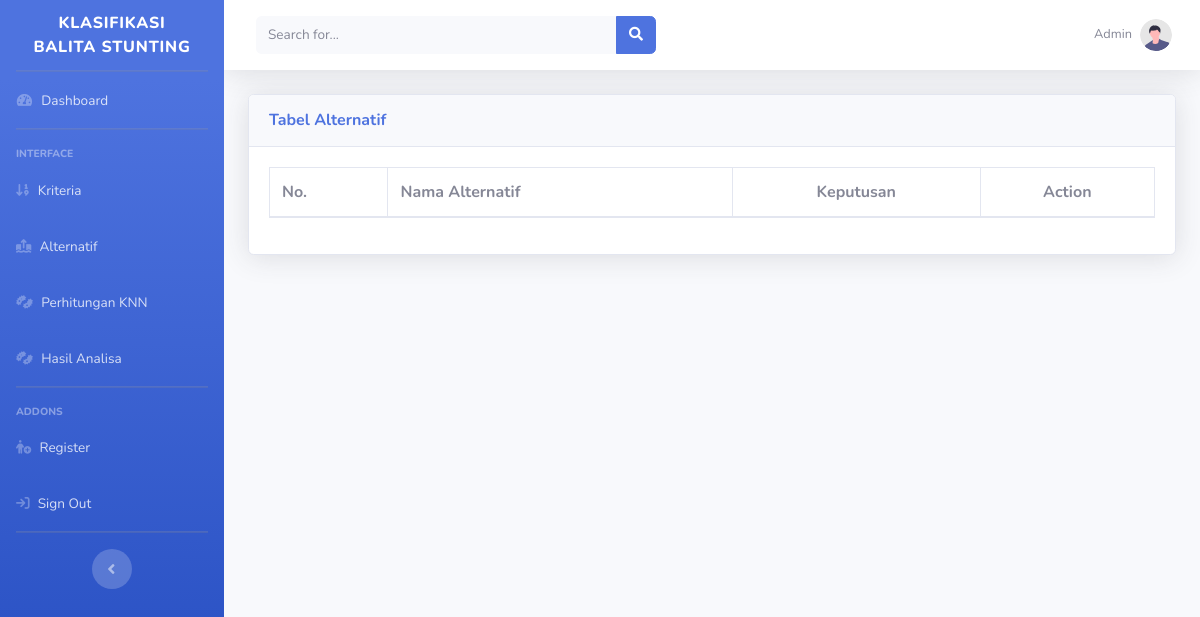
Page /admin/hasil.php (signed in) on the earlier database version.
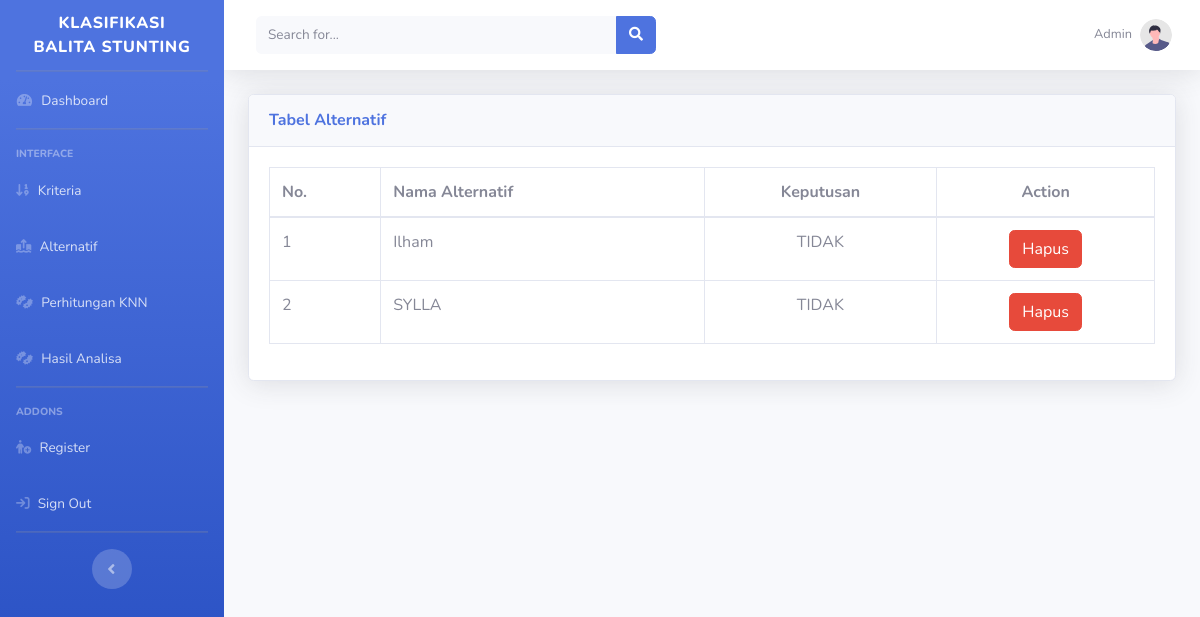
Same page on the later database version.
### tables this page shows
CREATE TABLE `tb_hasil` (
  `id_hasil` int(11) NOT NULL,
  `nama_alternatif` varchar(50) NOT NULL,
  `keputusan_training` varchar(50) NOT NULL
);

### admin/hasil.php (the view)
<?php
include 'header.php';
?>
<div class='card shadow mb-2'>
    <div class='card-header py-3'>
        <h6 class='m-0 font-weight-bold text-primary'>Tabel Alternatif</h6>
    </div>
    <div class='card-body'>
        <div class='table-responsive'>
            <table class='table table-bordered' id='dataTable' width='100%' cellspacing='0'>
                <thead>
                    <tr>
                        <th>No.</th>
                        <th>Nama Alternatif</th>
                        <th class="text-center">Keputusan</th>
                        <th class="text-center">Action</th>
                    </tr>
                </thead>
                <tbody>
                    <?php
$data = mysqli_query($db, "SELECT * FROM tb_hasil ORDER BY id_hasil asc");
$no = 1;
while ($a = mysqli_fetch_array($data)) {
    ?>
                    <tr>
                        <td><?=$no++;?></td>
                        <td><?=$a['nama_alternatif'];?></td>
                        <td class="text-center"><?=$a['keputusan_training'];?></td>
                        <td class="text-center">
                            <a href="hasil-hapus.php?id_hasil=<?=$a['id_hasil'];?>&proses=proseshapus"
                                class="btn btn-danger">Hapus</a>
                        </td>
                    </tr>
                    <?php
}
?>
                </tbody>
            </table>
        </div>
    </div>
</div>
</div>
<?php
include 'footer.php';
?>

Differences in the rows shown:
added tb_hasil: nama_alternatif "Ilham", keputusan_training "TIDAK"
added tb_hasil: nama_alternatif "SYLLA", keputusan_training "TIDAK"
